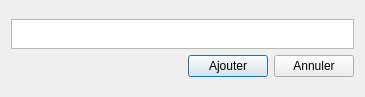
<?xml version="1.0" encoding="UTF-8"?>
<ui version="4.0">
 <class>qt_get_point_name</class>
 <widget class="QDialog" name="qt_get_point_name">
  <property name="geometry">
   <rect>
    <x>0</x>
    <y>0</y>
    <width>365</width>
    <height>97</height>
   </rect>
  </property>
  <property name="windowTitle">
   <string>qt_get_point_name</string>
  </property>
  <layout class="QVBoxLayout" name="verticalLayout_2">
   <item>
    <layout class="QVBoxLayout" name="verticalLayout">
     <item>
      <widget class="QTextEdit" name="textEdit">
       <property name="sizePolicy">
        <sizepolicy hsizetype="Expanding" vsizetype="Minimum">
         <horstretch>0</horstretch>
         <verstretch>0</verstretch>
        </sizepolicy>
       </property>
       <property name="maximumSize">
        <size>
         <width>16777215</width>
         <height>30</height>
        </size>
       </property>
       <property name="verticalScrollBarPolicy">
        <enum>Qt::ScrollBarAlwaysOff</enum>
       </property>
       <property name="horizontalScrollBarPolicy">
        <enum>Qt::ScrollBarAlwaysOff</enum>
       </property>
      </widget>
     </item>
     <item>
      <layout class="QHBoxLayout" name="horizontalLayout">
       <item>
        <spacer name="horizontalSpacer">
         <property name="orientation">
          <enum>Qt::Horizontal</enum>
         </property>
         <property name="sizeHint" stdset="0">
          <size>
           <width>158</width>
           <height>20</height>
          </size>
         </property>
        </spacer>
       </item>
       <item>
        <widget class="QPushButton" name="pushButton">
         <property name="text">
          <string>Ajouter</string>
         </property>
        </widget>
       </item>
       <item>
        <widget class="QPushButton" name="pushButton_2">
         <property name="text">
          <string>Annuler</string>
         </property>
        </widget>
       </item>
      </layout>
     </item>
    </layout>
   </item>
  </layout>
 </widget>
 <layoutdefault spacing="6" margin="11"/>
 <resources/>
 <connections/>
</ui>
